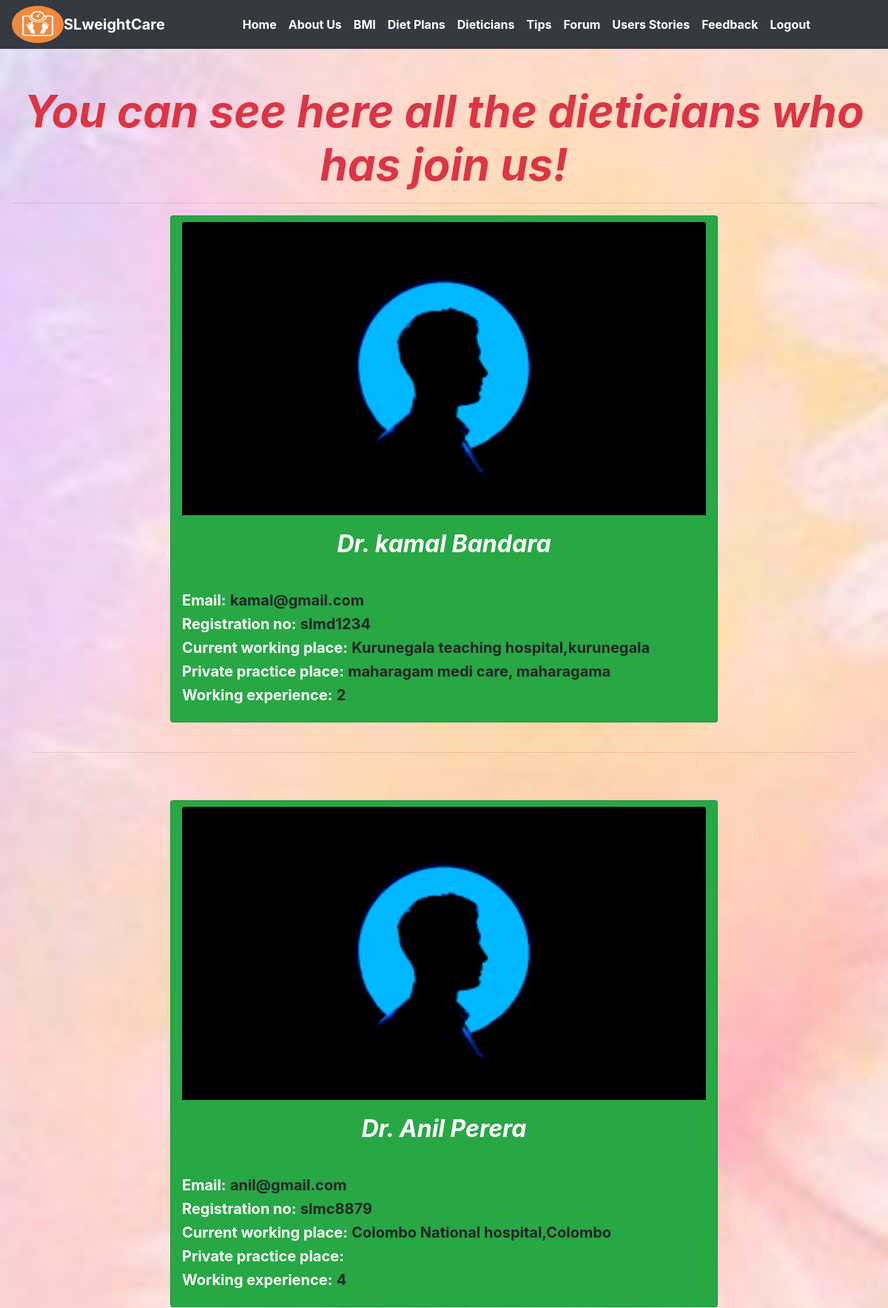
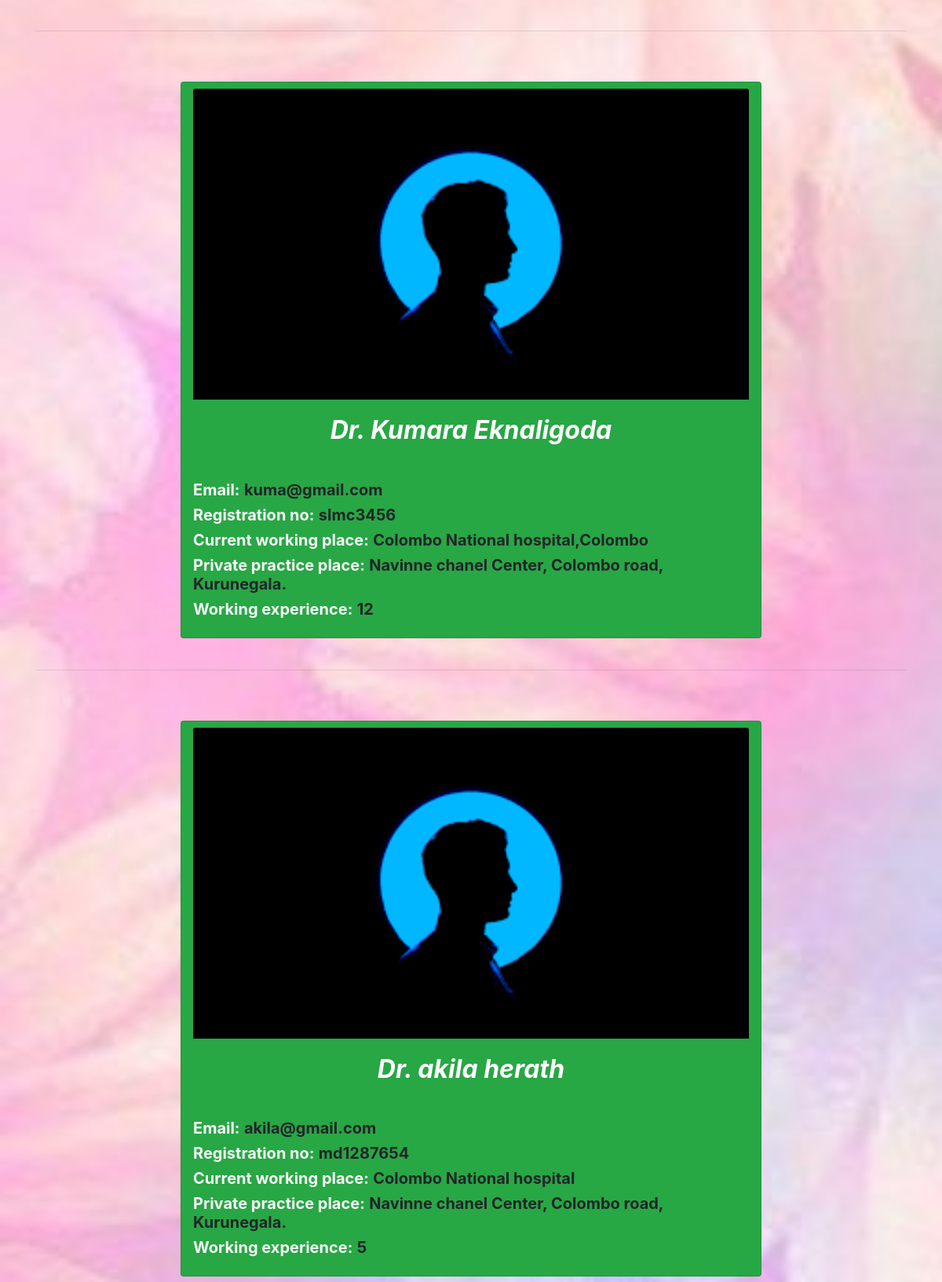
Page /meetdieticians.php (signed in, upper part) on the committed database (2 pictures, top to bottom).
### tables this page shows
CREATE TABLE `dieticians` (
  `id` int(11) NOT NULL,
  `firstname` varchar(100) NOT NULL,
  `lastname` varchar(100) NOT NULL,
  `username` varchar(100) NOT NULL,
  `email` varchar(100) NOT NULL,
  `contact` varchar(10) NOT NULL,
  `nic` varchar(12) NOT NULL,
  `regno` varchar(12) NOT NULL,
  `currentplace` varchar(250) NOT NULL,
  `ppplace` varchar(250) NOT NULL,
  `workingexperience` int(2) NOT NULL,
  `password` varchar(100) NOT NULL,
  `approval` tinyint(1) NOT NULL
);

### meetdieticians.php (the view, shortened to what this page needs)
<!DOCTYPE html>
<html>
<head>
	<link rel="stylesheet" type="text/css" href="css/bootstrap.min.css">
	<link rel="stylesheet" type="text/css" href="mine.css">
</head>
<body id="chatbg">
<?php include('header.php') ?>
<div class="container-fluid">
<div class="header text-center text-danger font-italic mt-5 ">
	<h1 style="font-size: 60px"><b>You can see here all the dieticians who has join us!</b></h1>
</div><hr>
</div>
<?php
require_once('dbconnection.php');
$sql = "SELECT * FROM dieticians";
$resultset = mysqli_query($db, $sql);
while( $record = mysqli_fetch_assoc($resultset) ) {
?>
<div class="container">
    <div class="card bg-success col-md-8 mx-auto">
	  <img class="card-img-top  mt-2" src="images/pro1.png" alt="Card image">
	  <div class="card-body text-white">
	    <h2 class= "text font-italic text-center"><b>Dr. <?php echo $record['firstname'];?> <?php echo $record['lastname'];?></b> </h2>
	  </div>
	  <p class="card-text">
	  	<h5><b class="text-light">Email:</b> <b><?php echo $record['email']; ?></b></h5>
	  	<h5><b class="text-light">Registration no:</b> <b><?php echo $record['regno']; ?></b> </h5>
	  	<h5><b class="text-light">Current working place:</b> <b><?php echo $record['currentplace']; ?></b> </h5>
	  	<h5><b class="text-light">Private practice place:</b> <b><?php echo $record['ppplace']; ?></b></h5>
	  	<h5><b class="text-light">Working experience:</b> <b><?php echo $record['workingexperience']; ?></b></h5>
	  </p>
    </div>
    <br><hr>
</div><br><br>
<?php } ?>
<?php include('footer.php') ?>
</body>
</html>

### mine.css (style rules this page uses)
#chatbg { background-image: url(images/chatbg3.jpg); background-size: cover; }

### rows in the picture
dieticians: firstname "kamal", lastname "Bandara", email "kamal@gmail.com", regno "slmd1234", currentplace "Kurunegala teaching hospital,kurunegala", ppplace "maharagam medi care, maharagama", workingexperience "2"
dieticians: firstname "Anil", lastname "Perera", email "anil@gmail.com", regno "slmc8879", currentplace "Colombo National hospital,Colombo", workingexperience "4"
dieticians: firstname "Kumara", lastname "Eknaligoda", email "kuma@gmail.com", regno "slmc3456", currentplace "Colombo National hospital,Colombo", ppplace "Navinne chanel Center, Colombo road, Kurunegala.", workingexperience "12"
dieticians: firstname "akila", lastname "herath", email "akila@gmail.com", regno "md1287654", currentplace "Colombo National hospital", ppplace "Navinne chanel Center, Colombo road, Kurunegala.", workingexperience "5"
